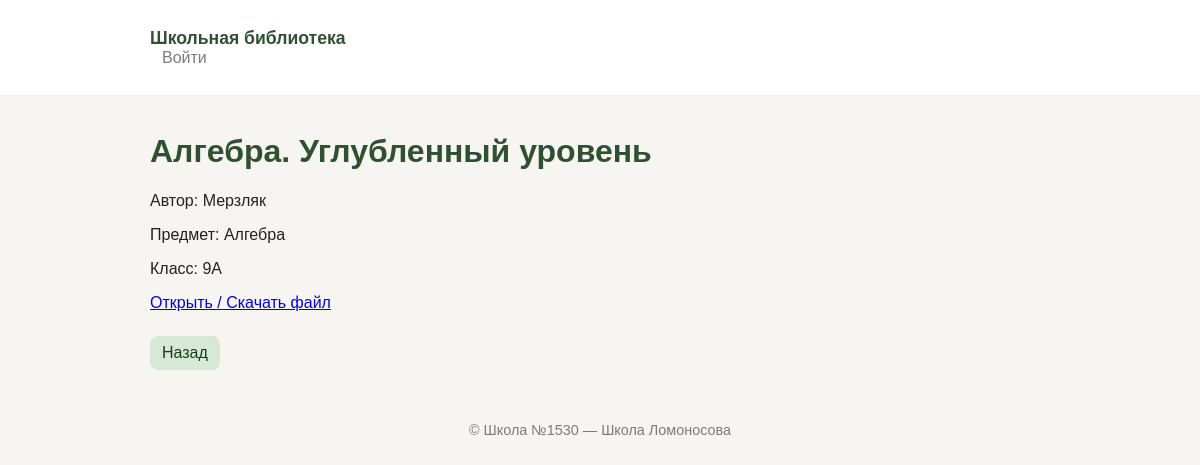
The app's page /m/5/ with its own data.
### library/models.py (models this page shows, shortened)
class Material(models.Model):
    title = models.CharField(max_length=200)
    author = models.CharField(max_length=200, blank=True)
    file = models.FileField(upload_to='materials/', blank=True, null=True)
    discipline = models.ForeignKey(Discipline, on_delete=models.CASCADE)
    school_class = models.ForeignKey(SchoolClass, on_delete=models.CASCADE)
    uploaded_by = models.ForeignKey(User, on_delete=models.SET_NULL, null=True, blank=True)
    created_at = models.DateTimeField(auto_now_add=True)

class Discipline(models.Model):
    name = models.CharField(max_length=120)
    def __str__(self): return self.name

class SchoolClass(models.Model):
    name = models.CharField(max_length=40)
    def __str__(self): return self.name

### library/views.py (the view)
# urls.py: path('m/<int:pk>/', views.material_view, name='material_view'),
def material_view(request, pk):
    mat = get_object_or_404(Material, pk=pk)
    return render(request,'library/material_view.html',{'material':mat})

### templates/library/material_view.html
{% extends 'library/base.html' %}
{% block content %}
<h1>{{ material.title }}</h1>
<p>Автор: {{ material.author }}</p>
<p>Предмет: {{ material.discipline }}</p>
<p>Класс: {{ material.school_class }}</p>
{% if material.file %}
  <p><a href="{{ material.file.url }}" target="_blank">Открыть / Скачать файл</a></p>
{% endif %}
<a href="javascript:history.back()" class="btn">Назад</a>
{% endblock %}

### static/css/style.css (style rules this page uses)
:root { --bg:#f7f5f2;--card:#ffffff;--accent:#d6e8d6;--muted:#7b7b7b; }
body { font-family:Arial,Helvetica,sans-serif;background:var(--bg);color:#222;margin:0 }
h1 { color:#2f5132 }
.btn { display:inline-block;padding:8px 12px;background:var(--accent);border-radius:8px;text-decoration:none;color:#1b3b1b;margin:8px 0 }

### records on screen
Material: title "Алгебра. Углубленный уровень", author "Мерзляк", discipline "Алгебра", school_class "9А"
